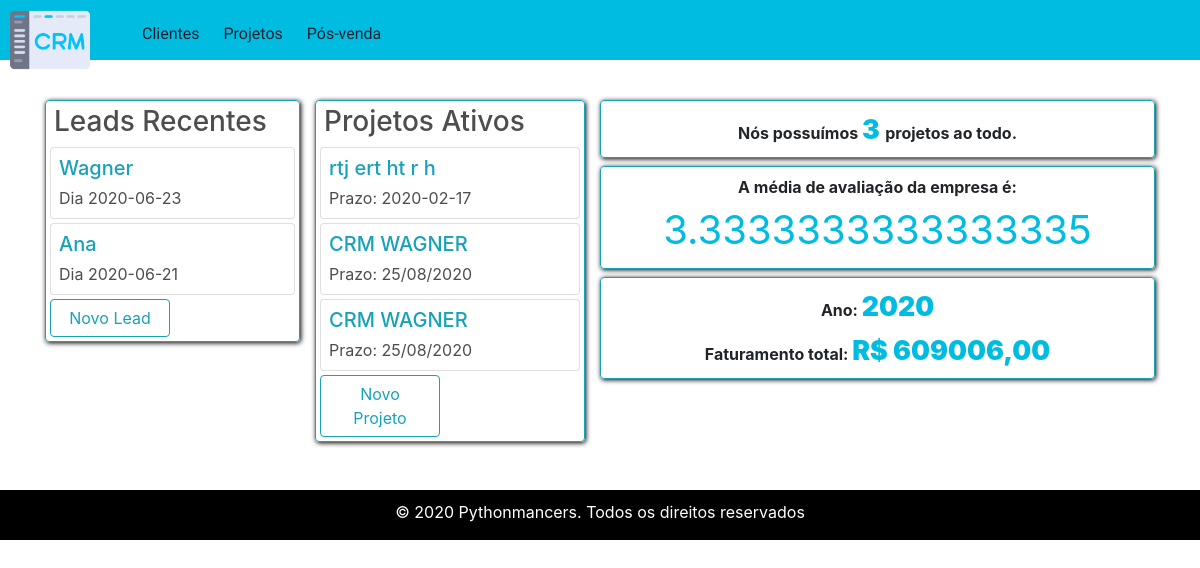
The page / on the database its author committed.
### crm/clientes/models.py (models this page shows, shortened)
class Cliente(db.Model):
    __tablename__ = "cliente"
    id = db.Column(db.Integer, primary_key = True)
    nome = db.Column(db.String(30))
    historico_status = db.Column(db.String(100))
    observacoes = db.Column(db.String)
    email = db.Column(db.String)
    telefone = db.Column(db.Integer)
    endereco = db.Column(db.String)
    status = db.Column(db.String)
    datainsercao = db.Column(db.String)
    prospeccao = db.Column(db.String)

### crm/projetos/models.py (models this page shows, shortened)
class Projeto(db.Model):
    __tablename__ = "projeto"
    id = db.Column(db.Integer, primary_key = True)
    nome = db.Column(db.String,nullable = False)
    comentarios = db.Column(db.String, nullable = True)
    nota = db.Column(db.Integer, nullable = True)
    tipo = db.Column(db.String)
    cliente = db.Column(db.String)
    url = db.Column(db.String)
    valor = db.Column(db.Integer)
    po = db.Column(db.String)
    prazo = db.Column(db.Integer)
    inicio = db.Column(db.String)
    data = db.Column(db.Integer)
    status = db.Column(db.String)

### crm/home/view.py (the view, shortened to what this page needs)
@home.route("/index", methods=['GET', 'POST'])
@home.route('/', methods=['GET', 'POST'])
def index():
    clientes = Cliente.query.all()
    projetos = Projeto.query.all()
    projetos.sort(key=lambda x: x.data, reverse=False)
    listadoida = list()
    for c in clientes:
        d1 = datetime.today()
        d2 = datetime.strptime(c.datainsercao, '%Y-%m-%d')
        delta = abs((d1 - d2).days)
        if delta <= 5:
           listadoida.append(c)
    totprojetos = int(0)
    for p in projetos:
        if p.status != "Cancelado":
            totprojetos += 1
        else:
            pass
    faturamento = Projeto.query.with_entities(func.sum(Projeto.valor)).all()
    media = Projeto.query.with_entities(func.avg(Projeto.nota)).all()
    data = date.today()
    ano = data.strftime('%Y')
    return render_template('index.html', clientes=clientes,
                                         projetos=projetos,
                                         faturamento=faturamento,
                                         media=media,
                                         ano=ano,
                                         totprojetos=totprojetos,
                                         listadoida=listadoida)

### crm/home/templates/index.html (shortened to what this page needs)
{% extends 'base.html' %}
{% block content %}
<div class="col col-3 justify-content-center">
    <div class="border border-info rounded borderColor boxShadow">
        <div class="card-title ml-2 mt-1 mb-0 bordBottom fontColorGray">
            <h3>Leads Recentes</h3>
        </div>
        <div class="card-body p-0">
            {% for c in listadoida %}
            {% if c.status == 'Lead' %}
            <div class="card mb-1 mt-1 ml-1 mr-1" style="width: auto;">
                <div class="card-body p-2 fontColorGray">
                    <h5 class="card-title fontColorGray"><a href="{{url_for('cliente.especifico', _id=c.id)}}"
                            class="text-info">{{c.nome}}</a></h5>
                    <p class="card-subtitle">Dia {{c.datainsercao}}</p>
                </div>
            </div>
            {% endif %}
            {% endfor %}
            <div class="row justify-content-start ml-1 mr-0 mt-0 mb-1" style="width: 18rem;">
                <button type="button" id="lead" class="btn btn-outline-info"
                    style="width: 120px;margin-right: 0.4rem;">Novo Lead</button>
            </div>
        </div>
    </div>
</div>
<div class="col col-3 pl-0">
    <div class="border border-info rounded borderColor boxShadow">
        <div class="card-title ml-2 mt-1 mb-0 bordBottom fontColorGray">
            <h3>Projetos Ativos</h3>
        </div>
        <div class="card-body p-0">
            {% for p in projetos %}
            {% if p.status == 'Ativo' %}
            <div class="card mb-1 mt-1 ml-1 mr-1" style="width: auto;">
                <div class="card-body p-2 fontColorGray">
                    <h5 class="card-title fontColorGray"><a href="{{url_for('projeto.especifico',_id=p.id)}}"
                            class=" text-info">{{p.nome}}</a></h5>
                    <p class="card-subtitle">Prazo: {{p.prazo}}</p>
                </div>
            </div>
            {% endif %}
            {% endfor %}
            <div class="row justify-content-start ml-1 mr-0 mt-0 mb-1" style="width: 18rem;">
                <button type="button" id="cadastrar-projeto" name="btn" class="btn btn-outline-info"
                    style="width: 120px;margin-right: 0.4rem;">Novo Projeto</button>
            </div>
        </div>
    </div>
</div>
<div class="col col-6 pl-0">
    <div class="border border-info rounded borderColor p-2 boxShadow">
        <p class="m-0 text-center"><strong> Nós possuímos <b id="projetos">
                    {{totprojetos}}
                </b> projeto{% if totprojetos > 1 or totprojetos == 0 %}s{% endif %} ao todo.
            </strong></p>
    </div>
    <div class="border border-info rounded borderColor mt-2 p-2 boxShadow">
        <p class="text-center"><strong> A média de avaliação da empresa é: </strong></p>
        <p id="media" class="mb-0">
        {% if media[0][0] != None %} {{media[0][0]}} {% endif %}</p>
    </div>
    <div class="border border-info rounded borderColor mt-2 p-2 boxShadow">
        <p class="text-center mb-1"><strong> Ano: <strong id="projetos">{{2020}}</strong></strong></p>
        <p class="text-center mb-0"><strong>Faturamento total: <strong id="projetos">R$
                    {% if faturamento[0][0] == None %}0,00 {% endif %} {% if faturamento[0][0] != None %}
                    {{faturamento[0][0]}},00 {% endif %}</strong></strong></p>
    </div>
</div>
{% endblock content%}

### crm/static/css/indexx.css (style rules this page uses)
body { font-family: 'Oswald', Helvetica, sans-serif; background-color: #f1f1f5; height: 100%; margin: 0; }
.fontColorGray { color: #4d4d4d; }
.borderColor { border-color: #00bce1; }
div p#media { font-size: 30pt; text-align: center; color: #00bce1 ; margin-top: -15px; }
.boxShadow { box-shadow: 1px 1px 5px black; }
#projetos { font-size: 20pt; color: #00bce1; }

### rows shown on the page
Cliente: nome "Wagner", datainsercao "2020-06-23"
Cliente: nome "Ana", datainsercao "2020-06-21"
Projeto: nome "rtj ert ht r h", prazo "2020-02-17"
Projeto: nome "CRM WAGNER", prazo "25/08/2020"
Projeto: nome "CRM WAGNER", prazo "25/08/2020"

### other values the page prints
{{ totprojetos }} "3"
{{ media[0][0] }} "3.3333333333333335"
{{ 2020 }} "2020"
{{ faturamento[0][0] }} "609006"
